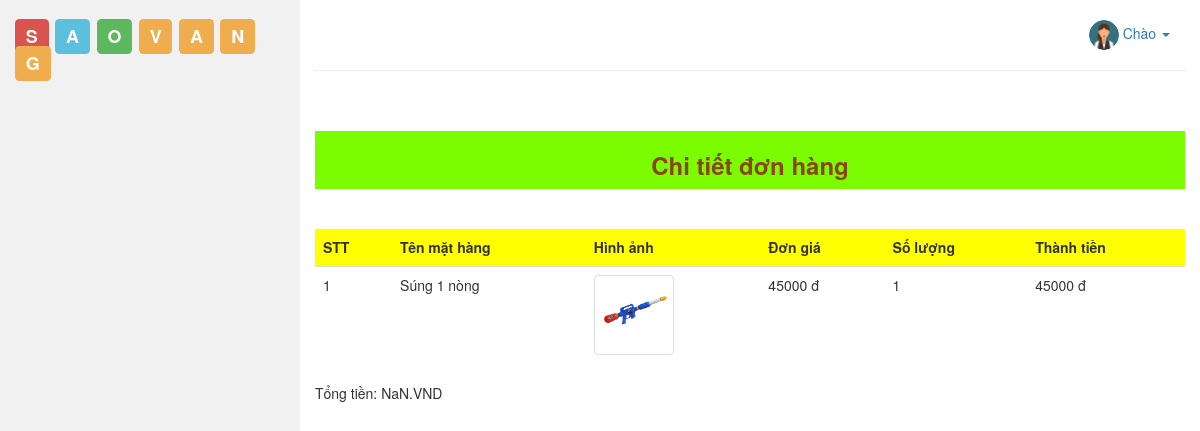
The app's page /admin/qldonhang_khachle/index.php?action=xemnhom&madh=18 with its own data.
### tables this page shows
CREATE TABLE `donhangct_khachle` (
  `id` int(11) NOT NULL,
  `donhangkhachle_id` int(11) NOT NULL,
  `mathang_id` int(11) NOT NULL,
  `dongia` int(11) NOT NULL,
  `soluong` int(11) NOT NULL,
  `thanhtien` int(11) NOT NULL
);

CREATE TABLE `mathang` (
  `id` int(11) NOT NULL,
  `tenmathang` varchar(255) NOT NULL,
  `mota` varchar(255) DEFAULT NULL,
  `gia` int(11) NOT NULL DEFAULT '0',
  `soluongton` int(11) DEFAULT NULL,
  `hinhanh` varchar(255) NOT NULL,
  `danhmuc_id` int(11) NOT NULL,
  `luotxem` int(11) DEFAULT '0'
);

### model/donhangct_khachle.php (called while the page is built, shortened)
<?php
class DONHANGCT_KHACHLE{
	public function laydonhangcttheodonhang($donhangkhachle_id){
        $dbcon = DATABASE::connect();
        try{
            $sql = "SELECT DISTINCT dhct.id, mh.hinhanh, mh.tenmathang, dhct.dongia, dhct.soluong, dhct.thanhtien, dhct.donhangkhachle_id
					FROM donhangct_khachle dhct, mathang mh
					WHERE donhangkhachle_id=:madh and dhct.mathang_id=mh.id" ;
            $cmd = $dbcon->prepare($sql);
			$cmd->bindValue(":madh",$donhangkhachle_id);
            $cmd->execute();
            $result = $cmd->fetchAll();
            return $result;
        }
        catch(PDOException $e){
            $error_message = $e->getMessage();
            echo "<p>Lỗi truy vấn: $error_message</p>";
            exit();
        }
    }
}
?>

### admin/qldonhang_khachle/group.php (the view, shortened to what this page needs)
<?php include("../view/top.php"); ?>
<br><br>
<div  class="quanly" style="background-color:LawnGreen">
	<h3><strong><center> Chi tiết đơn hàng </center></strong></h3>
</div>
	<br><br>
	<table  id="banhang" class="table table-hover" >
	<thead>
		<tr>
			<th bgcolor="yellow">STT</th>
			<th bgcolor="yellow">Tên mặt hàng</th>
			<th bgcolor="yellow">Hình ảnh</th>
			<th bgcolor="yellow">Đơn giá</th>
			<th bgcolor="yellow">Số lượng</th>
			<th bgcolor="yellow">Thành tiền</th>
		</tr>
	</thead>
	<tbody>
	<?php
	$stt=1;
	foreach($dhang as $dhct):
	?>
	<tr >
		<td><?php echo $stt ?></td>
		<td><?php echo $dhct["tenmathang"]; ?> </td>
		<td><img src="../../<?php echo $dhct["hinhanh"]; ?>" width="80" class="img-thumbnail" ?></td>
		<td><?php echo $dhct["dongia"]; ?> đ</td>
		<td><?php echo $dhct["soluong"]; ?> </td>
		<td><?php echo $dhct["thanhtien"]; ?> đ</td>
	<?php
	  $stt++; endforeach;
	?>
	</tbody>
</table><span id="val"></span>
<?php include("../view/bottom.php"); ?>

### admin/view/top.php (style rules this page uses)
.quanly { padding:1px; color: SaddleBrown; border-color:blue; }

### records on screen
donhangct_khachle: mathang.tenmathang "Súng 1 nòng", mathang.hinhanh (picture), dongia "45000", soluong "1", thanhtien "45000"
